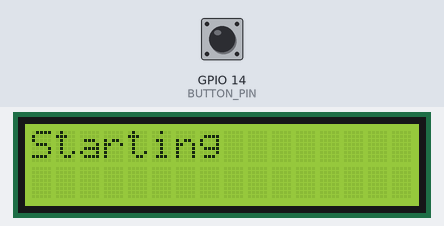
A program run on a simulated ESP32. Shown: 16×2 character LCD. Inputs (shaded band) come from the test bench; at power-on: GPIO 14 (BUTTON_PIN) HIGH. WiFi joins after 1.5 s; servers stay silent unless stated; uploads are accepted with an empty reply; random numbers use the default seed unless the program sets one; what the program prints to the serial monitor is not drawn.

Above: at 0.1 s.
8.0 s: GPIO 14 (BUTTON_PIN) pulled LOW for 1 s
At 9.0 s:
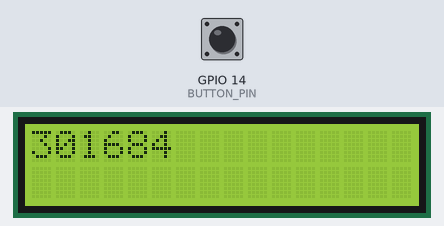
At 19.1 s:
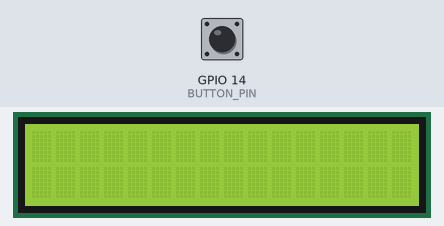
Timing chart, 0 to 20.1 s (numbered marks = the images above; inputs shaded):
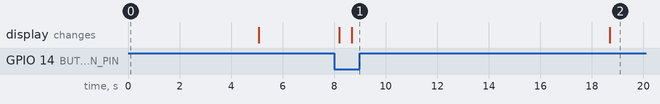

The program:

main.cpp
```cpp
#include <Arduino.h>

#include <WiFi.h>
#include <HTTPClient.h>
#include <LiquidCrystal.h>

// Code based on arduino LCD example

// To generate a code, the program generates a procedural random sequence of numbers based on the date which it matched to the keypad
// To ensure it does not exceed its memory limit, the numbers in the procedural generation sequence are used as checks multiple times
// Valid codes reset every hour, but give 5334118 a try...

#define BUTTON_PIN 14

#define OVERFLOW 840 // How many codes to present before repeating in an hour. With 840 there is a 0.09% chance they guess a correct code with 899999 possibillities. Must be the same as on the keypad

// Wifi can not have a captive gateway
const char* ssid = ""; // Replace with your WIFI SSID
const char* password = ""; // Your WIFI Password

int timeHour = 0;
int timeMinute = 0;
int timeSecond = 0;

int buttonPresses = 0;

int timeUntilReset = 0;
int prevTime = 0;

String serverName = "https://timezone.abstractapi.com/v1/current_time?api_key=9aeecd1a024f4daba73b4081054a8168&location=Denver, Colorado"; // Just a free API I found to use that lets me make 5000 calls for the time for free a month

// initialize the library by associating any needed LCD interface pin
// with the arduino pin number it is connected to
const int rs = 12, en = 11, d4 = 5, d5 = 4, d6 = 3, d7 = 2;
LiquidCrystal lcd(rs, en, d4, d5, d6, d7);

// Ripped code from one of my old projects, i think it still works!
// TODO: It currently uses a bad string parser which should use a json parser
void makeCall(){
  if (WiFi.status() == WL_CONNECTED) {
    HTTPClient http;

    String serverPath = serverName;

    // Your Domain name with URL path or IP address with path
    http.begin(serverPath.c_str());

    // Send HTTP GET request
    int httpResponseCode = http.GET();

    int tHour = 0;
    int tMinute = 0;
    int tSecond = 0;

    if (httpResponseCode > 0) {
      Serial.print("HTTP Response code: ");
      Serial.println(httpResponseCode);
      String payload = http.getString();
      String time12 = payload.substring(24, 32);
      Serial.println(time12);
      tHour = (time12.substring(0, 2)).toInt();
      tMinute = (time12.substring(3, 5)).toInt();
      tSecond = (time12.substring(6)).toInt();
      if (tHour >= 13) {
        tHour = tHour - 12;
      }
      if (tHour == 0) {
        tHour = 12;
      }
      Serial.println(tHour);
      Serial.println(tMinute);
      Serial.println(tSecond);
      Serial.println(payload);
    }
    else {
      Serial.print("Error code: ");
      Serial.println(httpResponseCode);
    }
    // Free resources
    http.end();
    timeHour = tHour;
    timeMinute = tMinute;
    timeSecond = tSecond;
  } else {
    Serial.println("WiFi Disconnected");
  }
}

void setup() {
  Serial.begin(115200);
  pinMode(BUTTON_PIN, INPUT_PULLUP);
  // set up the LCD's number of columns and rows:
  lcd.begin(16, 2);
  // Print a message to the LCD.
  lcd.print("Starting");
  delay(5000);
  lcd.clear();
  lcd.noDisplay();

  WiFi.begin(ssid, password);
  Serial.println("Connecting");
  while (WiFi.status() != WL_CONNECTED) {
    delay(500);
    Serial.print(".");
  }
  Serial.println("");
  Serial.print("Connected to WiFi network with IP Address: ");
  Serial.println(WiFi.localIP());

  makeCall();
  randomSeed(timeHour);
  timeUntilReset = ((59-timeMinute)*60000) + ((59-timeSecond)*1000);
}

void loop() {
  bool button_state = digitalRead(BUTTON_PIN);
  if(buttonPresses >= OVERFLOW){
    randomSeed(timeHour); // Reset the seed if overflow
    buttonPresses = 0;
  }
  if(button_state == false){  // False because button is pulled up
    lcd.display(); // Turn LCD backlight on
    delay(500);
    lcd.print(random(100000, 999999));
    delay(10000);
    lcd.clear();
    lcd.noDisplay(); // Turn LCD off to prevent longterm damage
    delay(2000);
    buttonPresses++;
  }
  if(millis() > timeUntilReset || (millis() + timeUntilReset) > (prevTime + 3600000)){
    makeCall();
    randomSeed(timeHour);
    prevTime = millis();
    buttonPresses = 0;
  }
  delay(10);
}
```
